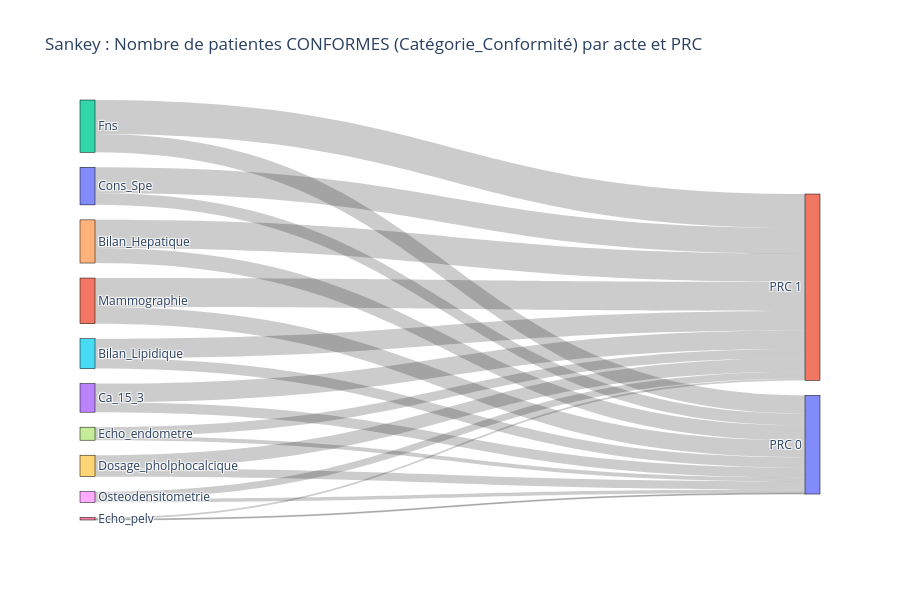

Here is the notebook cell this chart was saved with:
### Markdown cell above
Cette visualisation souligne la diversité des profils individuels et met en avant le fait qu’une part importante des patientes se situe dans une zone grise intermédiaire de la conformité, ni optimale ni totalement insuffisante

### Code cell
import plotly.graph_objects as go
def cat_conf(score):
    if pd.isna(score):
        return "N/A"
    elif score == 1:
        return "Conforme"
    elif score > 0.5:
        return "Partiellement conforme"
    else:
        return "Non conforme"

df_long["Catégorie_Conformité"] = df_long["score_conformité"].apply(cat_conf)

df_conformes = df_long[df_long["Catégorie_Conformité"] == "Conforme"]

links = (
    df_conformes.groupby(['Acte', 'PRC'])["ID_PATIENT"]
    .nunique()
    .reset_index()
)

links['PRC'] = links['PRC'].map({0: "PRC 0", 1: "PRC 1"})

labels = list(df_long['Acte'].unique()) + ["PRC 0", "PRC 1"]
label_indices = {k: v for v, k in enumerate(labels)}

sources = links['Acte'].map(label_indices)
targets = links['PRC'].map(label_indices)
values = links["ID_PATIENT"]

# 5. Affichage du Sankey
fig = go.Figure(go.Sankey(
    node=dict(
        pad=15, thickness=15, line=dict(color="black", width=0.5),
        label=labels
    ),
    link=dict(
        source=sources,
        target=targets,
        value=values
    )
))
fig.update_layout(title="Sankey : Nombre de patientes CONFORMES (Catégorie_Conformité) par acte et PRC", font_size=12, width=900, height=600)
fig.show()

### Figure 1 — Plotly figure (JSON) as saved in the notebook; plotly's stock layout.template omitted (floating-point values rounded to 4 significant figures)
{"data": [{"link": {"source": [4, 4, 5, 5, 3, 3, 0, 0, 9, 9, 7, 7, 6, 6, 2, 2, 1, 1, 8, 8], "target": [10, 11, 10, 11, 10, 11, 10, 11, 10, 11, 10, 11, 10, 11, 10, 11, 10, 11, 10, 11], "value": [189, 358, 133, 246, 125, 237, 152, 324, 102, 170, 49, 116, 12, 21, 231, 432, 211, 368, 46, 90]}, "node": {"label": ["Cons_Spe", "Mammographie", "Fns", "Ca_15_3", "Bilan_Hepatique", "Bilan_Lipidique", "Echo_pelv", "Echo_endometre", "Osteodensitometrie", "Dosage_pholphocalcique", "PRC 0", "PRC 1"], "line": {"color": "black", "width": 0.5}, "pad": 15, "thickness": 15}, "type": "sankey"}], "layout": {"font": {"size": 12}, "height": 600, "title": {"text": "Sankey : Nombre de patientes CONFORMES (Catégorie_Conformité) par acte et PRC"}, "width": 900}}
